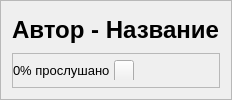
                       <widget class="QFrame" name="titleFrame">
                        <property name="sizePolicy">
                         <sizepolicy hsizetype="Maximum" vsizetype="Preferred">
                          <horstretch>0</horstretch>
                          <verstretch>0</verstretch>
                         </sizepolicy>
                        </property>
                        <property name="frameShape">
                         <enum>QFrame::StyledPanel</enum>
                        </property>
                        <property name="frameShadow">
                         <enum>QFrame::Raised</enum>
                        </property>
                        <layout class="QVBoxLayout" name="verticalLayout_20">
                         <item>
                          <widget class="QLabel" name="titleLabel">
                           <property name="font">
                            <font>
                             <family>Arial</family>
                             <pointsize>18</pointsize>
                             <weight>75</weight>
                             <bold>true</bold>
                            </font>
                           </property>
                           <property name="text">
                            <string>Автор - Название</string>
                           </property>
                          </widget>
                         </item>
                         <item>
                          <widget class="QFrame" name="progressFrame">
                           <property name="frameShape">
                            <enum>QFrame::StyledPanel</enum>
                           </property>
                           <property name="frameShadow">
                            <enum>QFrame::Raised</enum>
                           </property>
                           <layout class="QHBoxLayout" name="horizontalLayout_27">
                            <property name="spacing">
                             <number>4</number>
                            </property>
                            <property name="leftMargin">
                             <number>0</number>
                            </property>
                            <property name="topMargin">
                             <number>0</number>
                            </property>
                            <property name="rightMargin">
                             <number>0</number>
                            </property>
                            <property name="bottomMargin">
                             <number>0</number>
                            </property>
                            <item>
                             <widget class="QLabel" name="progressLabel">
                              <property name="font">
                               <font>
                                <family>Arial</family>
                                <pointsize>10</pointsize>
                               </font>
                              </property>
                              <property name="text">
                               <string>0% прослушано</string>
                              </property>
                             </widget>
                            </item>
                            <item>
                             <widget class="QPushButton" name="progressToolsBtn">
                              <property name="minimumSize">
                               <size>
                                <width>20</width>
                                <height>20</height>
                               </size>
                              </property>
                              <property name="maximumSize">
                               <size>
                                <width>20</width>
                                <height>20</height>
                               </size>
                              </property>
                              <property name="toolTip">
                               <string>Отметить как прослушанное</string>
                              </property>
                              <property name="styleSheet">
                               <string notr="true">margin-bottom: -4px</string>
                              </property>
                              <property name="text">
                               <string/>
                              </property>
                              <property name="icon">
                               <iconset resource="resources/icons.qrc">
                                <normaloff>:/other/check.svg</normaloff>:/other/check.svg</iconset>
                              </property>
                              <property name="iconSize">
                               <size>
                                <width>12</width>
                                <height>12</height>
                               </size>
                              </property>
                             </widget>
                            </item>
                            <item>
                             <spacer name="horizontalSpacer">
                              <property name="orientation">
                               <enum>Qt::Horizontal</enum>
                              </property>
                              <property name="sizeHint" stdset="0">
                               <size>
                                <width>40</width>
                                <height>20</height>
                               </size>
                              </property>
                             </spacer>
                            </item>
                           </layout>
                          </widget>
                         </item>
                        </layout>
                       </widget>
